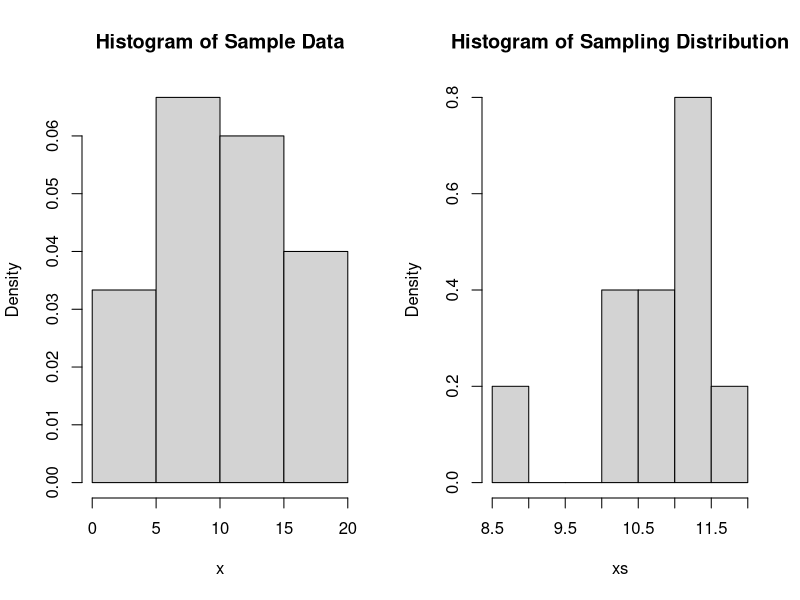
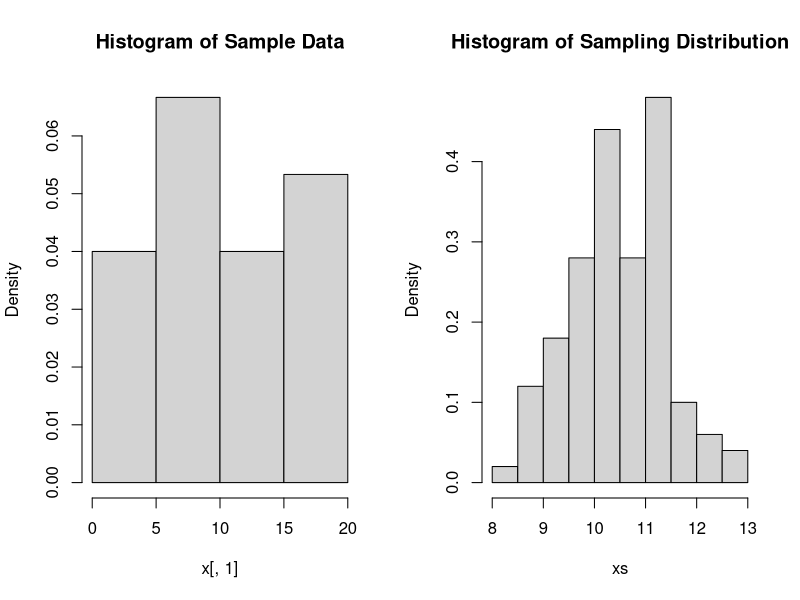
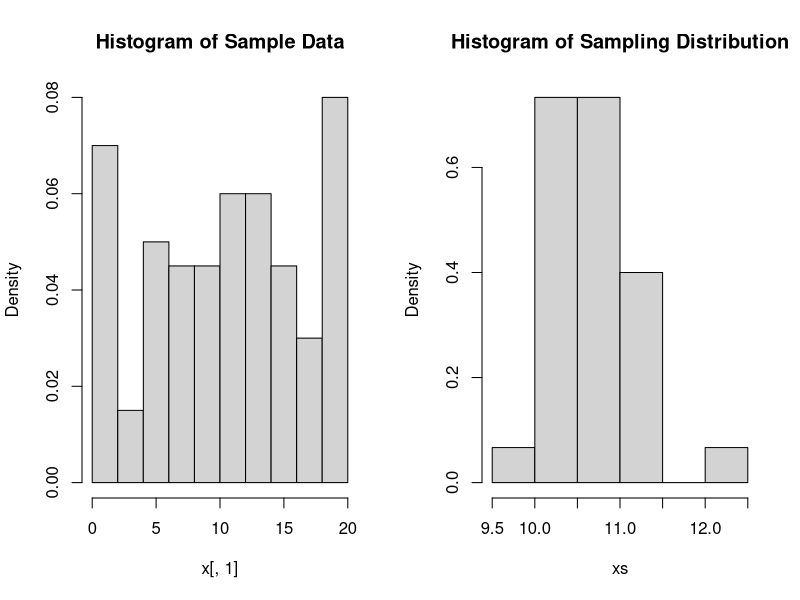
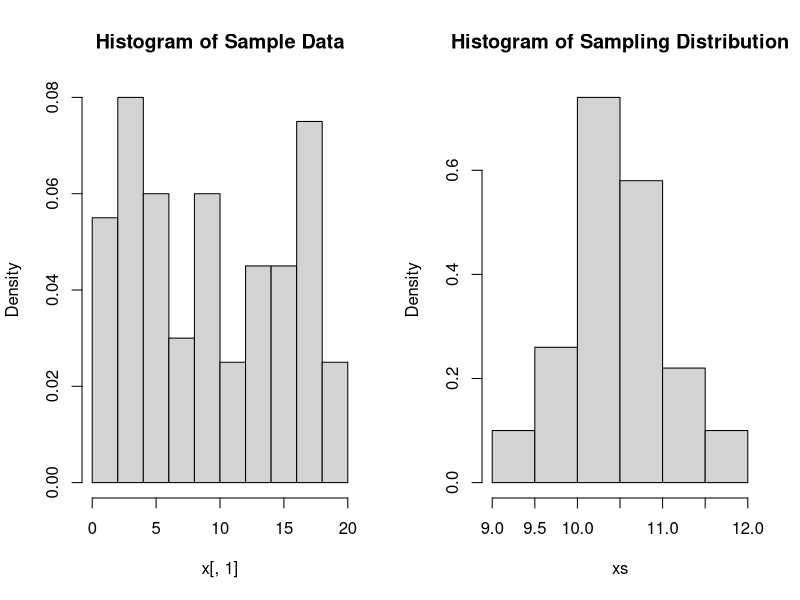
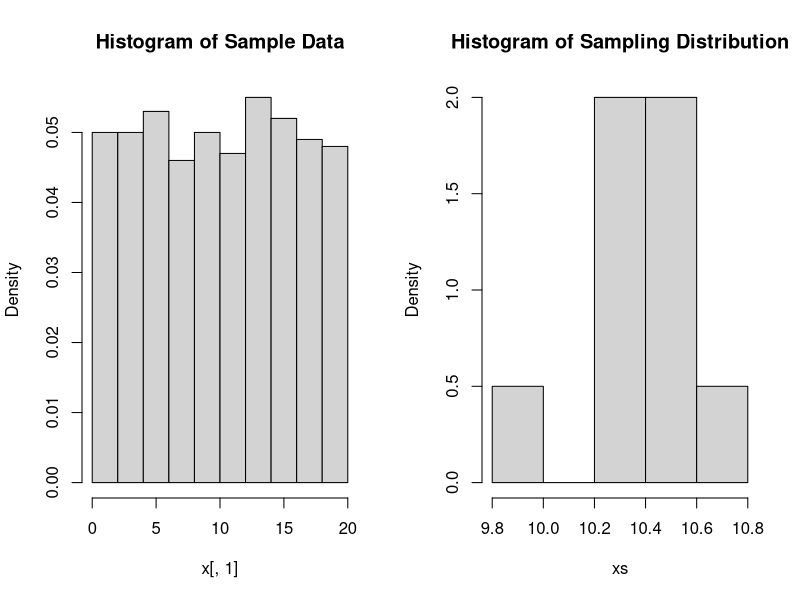
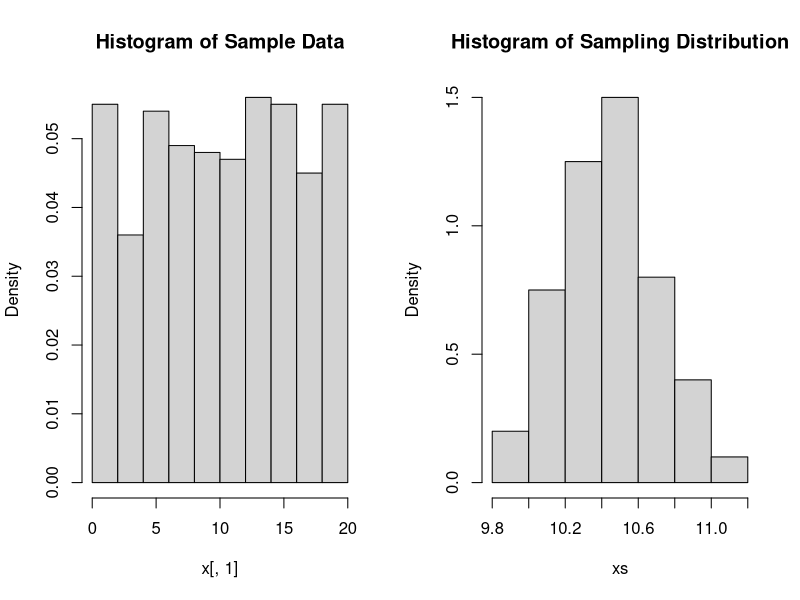
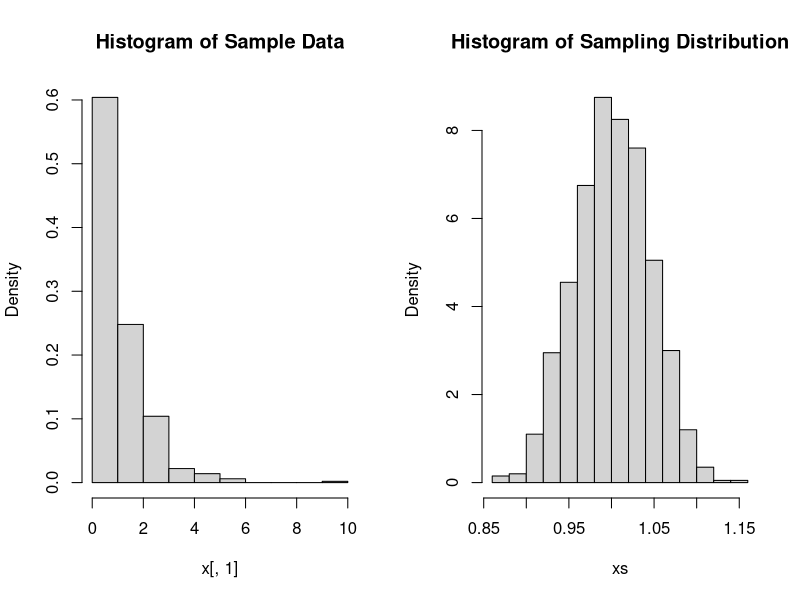

The R script that drew these images, in order:
## ---- chunk 1
#| echo: false

set.seed(123)
## ---- chunk 2
x <- sample(1:20, 30, replace=TRUE)
mean(x)
sd(x)
## ---- chunk 3
xs <- c(11.23333, 10.5, 11.46667, 10.56667, 11.5, 10.6,
          10.46667, 8.533333, 11.3, 11.96667)
mean(xs)
sd(xs)
## ---- chunk 4
#| fig.width: 12
#| fig.height: 5
#| echo: false

par(mfrow = c(1, 2))
hist(x, main="Histogram of Sample Data", freq=FALSE)
hist(xs, main="Histogram of Sampling Distribution", freq=FALSE)
## ---- chunk 5
x <- matrix(sample(1:20, 3000, replace=TRUE), nrow = 30)
dim(x) # Showing we have a sample size of 30 for 100 different samples
xs <- apply(x, 2, mean)
mean(xs)
sd(xs)
## ---- chunk 6
#| fig.width: 12
#| fig.height: 5
#| echo: false

par(mfrow = c(1, 2))
hist(x[,1], main="Histogram of Sample Data", freq=FALSE)
hist(xs, main="Histogram of Sampling Distribution", freq=FALSE)
## ---- chunk 7
x <- sample(1:20, 100, replace=TRUE)
mean(x)
sd(x)
## ---- chunk 8
x <- matrix(sample(1:20, 3000, replace=TRUE), nrow = 100)
xs <- apply(x, 2, mean)
mean(xs)
sd(xs)
## ---- chunk 9
#| fig.width: 12
#| fig.height: 5
#| echo: false

par(mfrow = c(1, 2))
hist(x[,1], main="Histogram of Sample Data", freq=FALSE)
hist(xs, main="Histogram of Sampling Distribution", freq=FALSE)
## ---- chunk 10
x <- matrix(sample(1:20, 10000, replace=TRUE), nrow = 100)
xs <- apply(x, 2, mean)
mean(xs)
sd(xs)
## ---- chunk 11
#| fig.width: 12
#| fig.height: 5
#| echo: false

par(mfrow = c(1, 2))
hist(x[,1], main="Histogram of Sample Data", freq=FALSE)
hist(xs, main="Histogram of Sampling Distribution", freq=FALSE)
## ---- chunk 12
x <- sample(1:20, 500, replace=TRUE)
mean(x)
sd(x)
## ---- chunk 13
x <- matrix(sample(1:20, 500*10, replace=TRUE), nrow = 500)
xs <- apply(x, 2, mean)
mean(xs)
sd(xs)
## ---- chunk 14
#| fig.width: 12
#| fig.height: 5
#| echo: false

par(mfrow = c(1, 2))
hist(x[,1], main="Histogram of Sample Data", freq=FALSE)
hist(xs, main="Histogram of Sampling Distribution", freq=FALSE)
## ---- chunk 15
x <- matrix(sample(1:20, 500*100, replace=TRUE), nrow = 500)
xs <- apply(x, 2, mean)
mean(xs)
sd(xs)
## ---- chunk 16
#| fig.width: 12
#| fig.height: 5
#| echo: false

par(mfrow = c(1, 2))
hist(x[,1], main="Histogram of Sample Data", freq=FALSE)
hist(xs, main="Histogram of Sampling Distribution", freq=FALSE)
## ---- chunk 17
x <- matrix(rgamma(500*1000, 1, 1), nrow = 500)
xs <- apply(x, 2, mean)
mean(xs)
sd(xs)
## ---- chunk 18
#| fig.width: 12
#| fig.height: 5
#| echo: false

par(mfrow = c(1, 2))
hist(x[,1], main="Histogram of Sample Data", freq=FALSE)
hist(xs, main="Histogram of Sampling Distribution", freq=FALSE)
